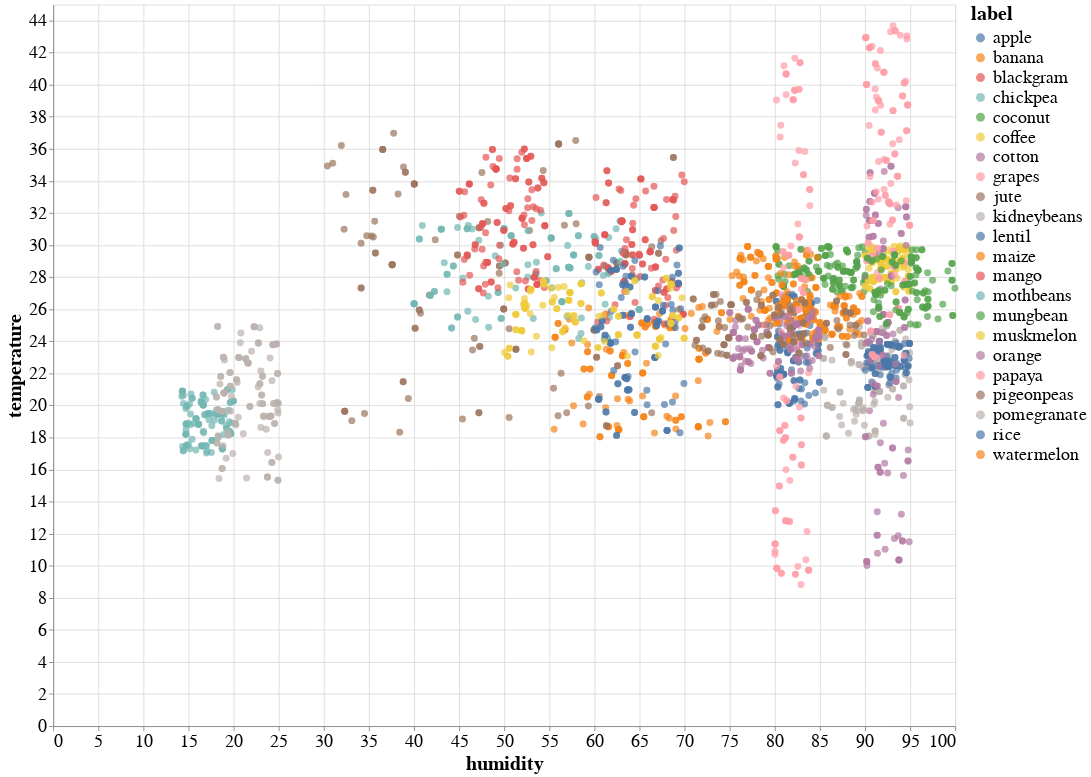

Notebook source saved alongside this figure:
### Code cell
chart = alt.Chart(new_df).mark_circle(size=60).encode(
    x='humidity',
    y='temperature',
    color='label',
    tooltip=['label', 'rainfall', 'temperature']  # Add tooltip for interactivity
).properties(
    width=1000,  # Increase width
    height=800  # Increase height
).configure_axis(
    labelFontSize=20,  # Increase label font size
    titleFontSize=22
).configure_legend(
    labelFontSize=20,
    titleFontSize=22
)

chart

### Figure 1 — Vega-Lite specification as saved in the notebook (floating-point values rounded to 4 significant figures; data arrays with more than 128 entries replaced by an {"elided": "..."} marker saying what was removed)
{"config": {"view": {"continuousWidth": 400, "continuousHeight": 300}, "axis": {"labelFontSize": 20, "titleFontSize": 22}, "legend": {"labelFontSize": 20, "titleFontSize": 22}}, "data": {"name": "data-274404fcdfbd20b12ae1a251d5d6bb98"}, "mark": {"type": "circle", "size": 60}, "encoding": {"color": {"field": "label", "type": "nominal"}, "tooltip": [{"field": "label", "type": "nominal"}, {"field": "rainfall", "type": "quantitative"}, {"field": "temperature", "type": "quantitative"}], "x": {"field": "humidity", "type": "quantitative"}, "y": {"field": "temperature", "type": "quantitative"}}, "height": 800, "width": 1000, "$schema": "https://vega.github.io/schema/vega-lite/v4.17.0.json", "datasets": {"data-274404fcdfbd20b12ae1a251d5d6bb98": {"elided": "2640 records"}}}
